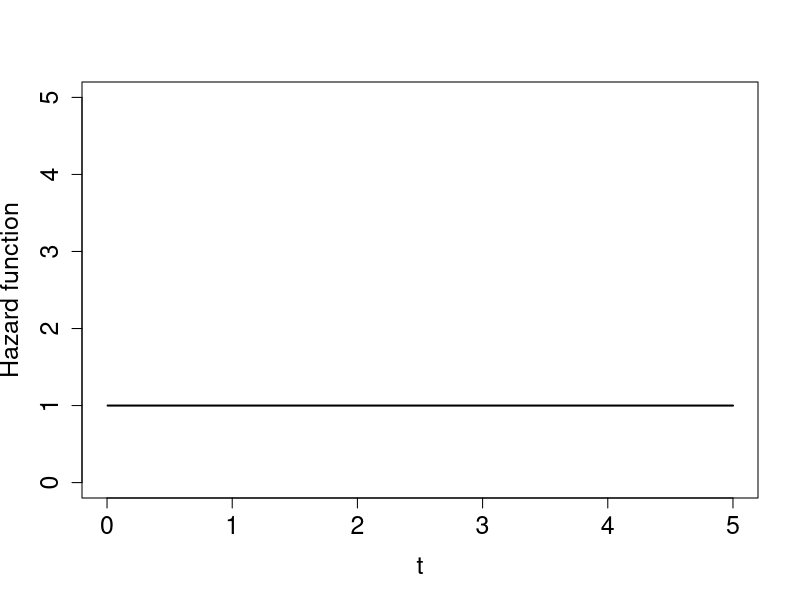
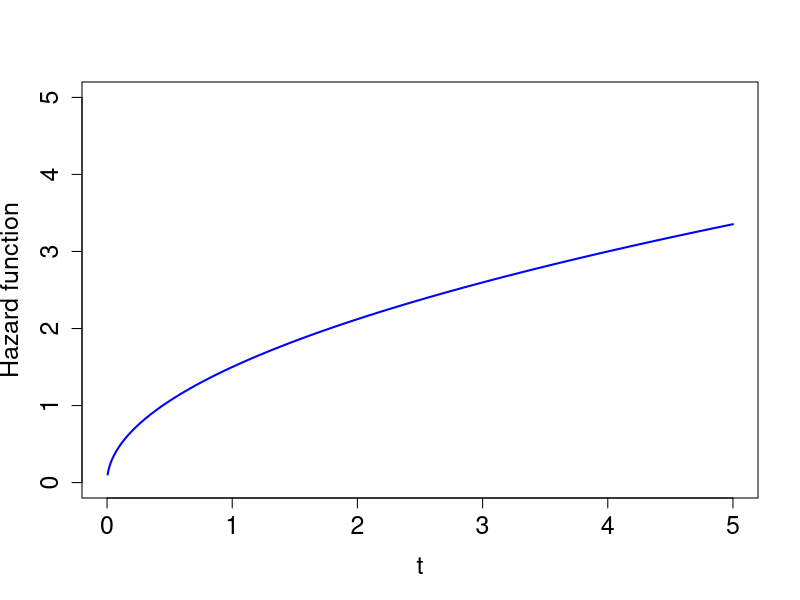
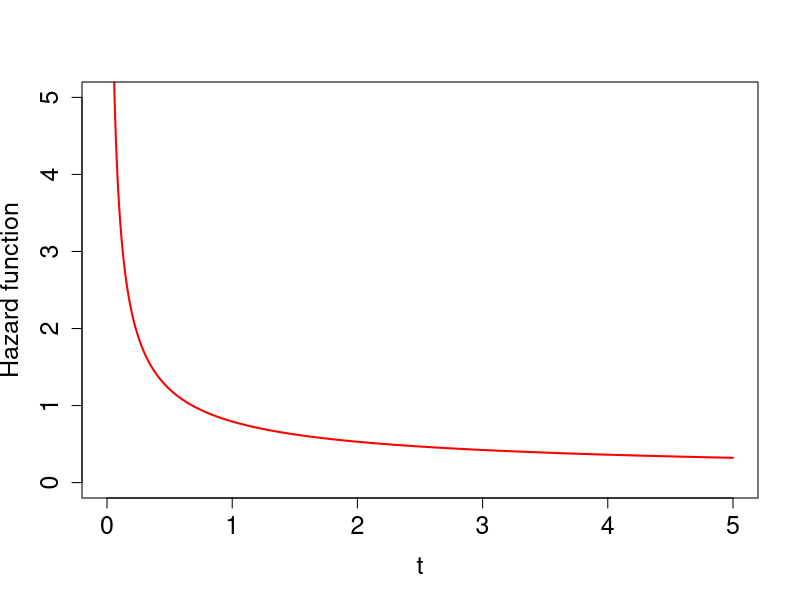
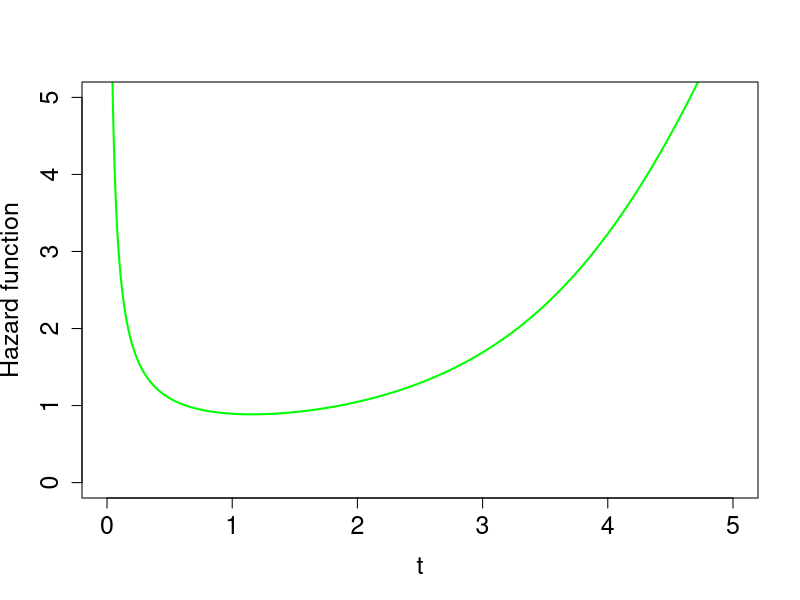
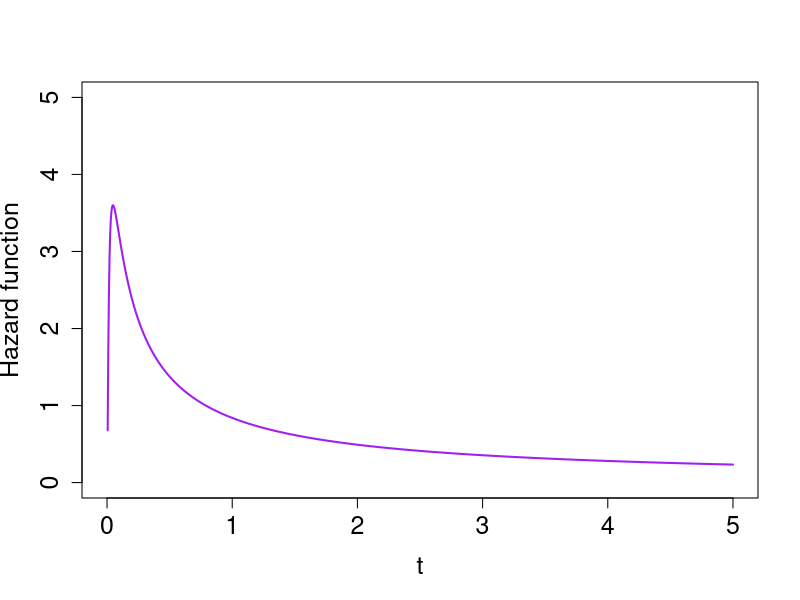

These figures' R source, in order:
## ---- chunk 1
knitr::opts_chunk$set(echo = TRUE)
## ---- chunk 2
rm(list=ls())
# t, q      : vector of quantiles.
# p         : vector of probabilities.
# n         : number of observations. 
# lambda : scale parameter
# kappa  : shape parameter
# alpha  : power (shape) parameter

# Cumulative distribution function
pexpweibull<- function(t,lambda,kappa,alpha,log.p=FALSE){
  log.cdf <- alpha*pweibull(t,scale=lambda,shape=kappa,log.p=TRUE)
  ifelse(log.p, return(log.cdf), return(exp(log.cdf)))
}  

# Probability density function
dexpweibull<- function(t,lambda,kappa,alpha,log=FALSE){
  log.pdf <-  log(alpha) + (alpha-1)*pweibull(t,scale=lambda,shape=kappa,log.p=TRUE) + 
                dweibull(t,scale=lambda,shape=kappa,log=TRUE)
  ifelse(log, return(log.pdf), return(exp(log.pdf)))
}

# Quantile function
qexpweibull<- function(p,lambda,kappa,alpha,log.p=FALSE){
  quant <-  qweibull(p^(1/alpha),scale=lambda,shape=kappa,log.p = TRUE)
  ifelse(log, return(quant), return(exp(quant)))
}  

# Random number generation
rexpweibull<- function(n,lambda,kappa,alpha,log=FALSE){
  u = runif(n)
  sim <-  qweibull(u^(1/alpha),scale=lambda,shape=kappa)
  return(sim)
} 

# Hazard function
hexpweibull <- function(t,lambda,kappa,alpha,log=FALSE){
  log.pdf <-  log(alpha) + (alpha-1)*pweibull(t,scale=lambda,shape=kappa,log.p=TRUE) + 
    dweibull(t,scale=lambda,shape=kappa,log=TRUE)
  cdf <- exp(alpha*pweibull(t,scale=lambda,shape=kappa,log.p=TRUE) )
  log.h <- log.pdf - log(1-cdf)
ifelse(log, return(log.h), return(exp(log.h)))
}                                                                                      

# Cumulative hazard function
CHexpweibull <- function(t,lambda,kappa,alpha,log.p=FALSE){
  cdf <- exp(alpha*pweibull(t,scale=lambda,shape=kappa,log.p=TRUE) )
  return(-log(1-cdf))
} 

# Examples of the shape of the hazard function for different values of the parameters
h1 <- Vectorize(function(t) hexpweibull(t,1,1,1))
h2 <- Vectorize(function(t) hexpweibull(t,1,1.5,1))
h3 <- Vectorize(function(t) hexpweibull(t,0.5,0.5,0.2))
h4 <- Vectorize(function(t) hexpweibull(t,3,4,0.005))
h5 <- Vectorize(function(t) hexpweibull(t,0.000005 ,0.15,110 ))

#par(mfrow = c(3,2))
curve(h1,0,5,ylim=c(0,5),col="black",lwd=2,n=1000,xlab="t",ylab="Hazard function",cex.axis=1.5,cex.lab=1.5)
curve(h2,0,5,ylim=c(0,5),col="blue",lwd=2,n=1000,xlab="t",ylab="Hazard function",cex.axis=1.5,cex.lab=1.5)
curve(h3,0,5,ylim=c(0,5),col="red",lwd=2,n=1000,xlab="t",ylab="Hazard function",cex.axis=1.5,cex.lab=1.5)
curve(h4,0,5,ylim=c(0,5),col="green",lwd=2,n=1000,xlab="t",ylab="Hazard function",cex.axis=1.5,cex.lab=1.5)
curve(h5,0,5,ylim=c(0,5),col="purple",lwd=2,n=1000,xlab="t",ylab="Hazard function",cex.axis=1.5,cex.lab=1.5)
